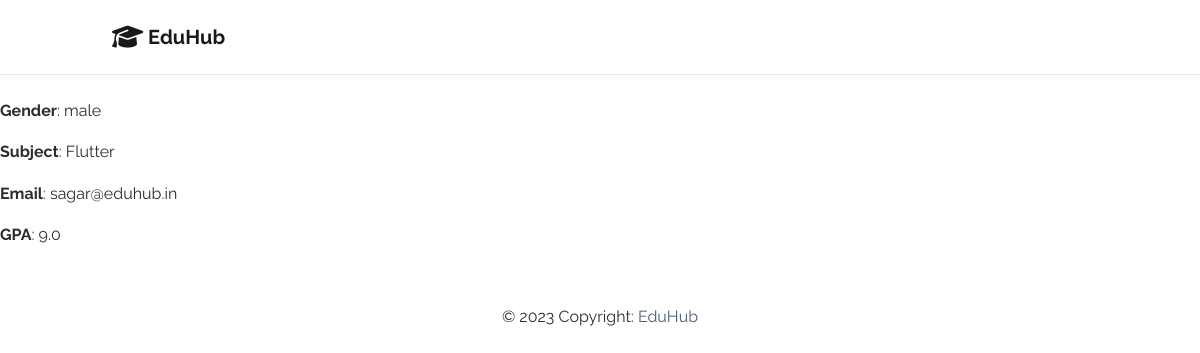
The page /5 on the database as committed earlier.
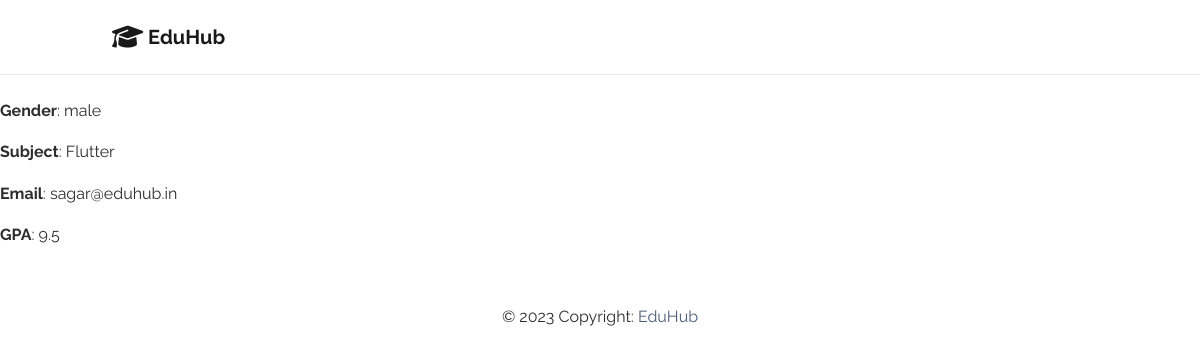
The same page on the database as committed later.
### students/models.py (models this page shows, shortened)
class Student(models.Model):
    usn_number = models.CharField(max_length=10, null=True)
    name = models.CharField(max_length=50, null=True)
    subject = models.CharField(max_length=80)
    email = models.EmailField(max_length=254, null=True)
    gpa = models.FloatField(max_length=10, null=True)
    gender = models.CharField(max_length=100, choices=GENDER, null=True)

### students/views.py (the view)
# urls.py: path("<int:student_id>", views.student, name="student"),
def student(request, student_id):
    student = Student.objects.get(id=student_id)
    return render(request, "students/student.html", {
        "student": student
    })

### students/templates/students/student.html
{% extends 'students/base.html' %}
{% block body %}
<h1>Student</h1>
<p class="p mg-2 "><strong>Name</strong>: {{ student.first_name }} {{ student.last_name }}</p>
<p><strong>Gender</strong>: {{ student.gender }}</p>
<p><strong>Subject</strong>: {{ student.subject }}</p>
<p><strong>Email</strong>: {{ student.email }}</p>
<p><strong>GPA</strong>: {{ student.gpa }}</p>
{% endblock %}

Rows that differ between the two databases and show on the page:
changed Student "male": gpa "9.0" → "9.5"
